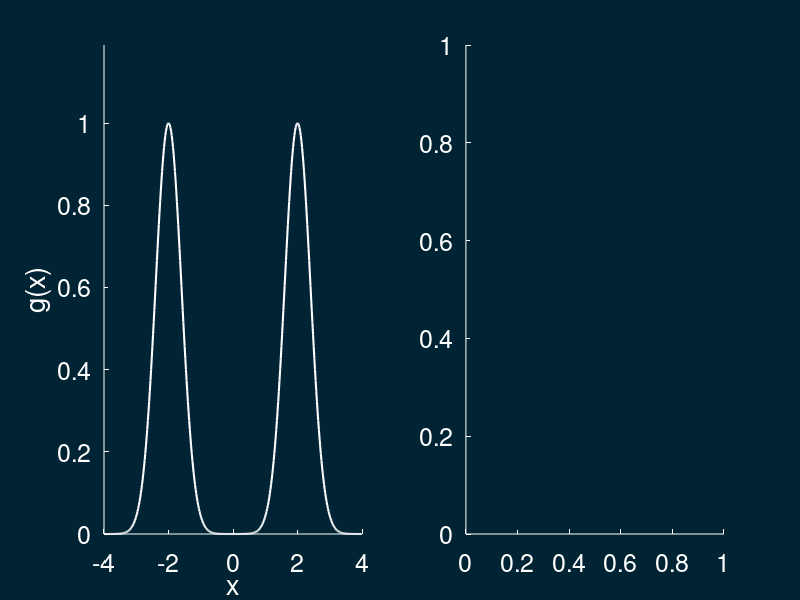

Source code (MATLAB): (Note: this script raises an error after producing the figure.)
% IFTGaussian3.m
% Show ft pairs

writeImgs=1;
figNameExt='GaussFT.jpg';
index=2;
    
    cd('/Users/fred/Documents/teaching/CMP710bCryoEM/710b-Videos/Video_lectures/2.3FT1D/IFT_figs/')
    load origColorOrder % We'll modify the colors a little.
    
    bkd=[0 .14 .2]; % = 0 36 52 in Keynote.
    termColor=[.8 .8 .8];
    tfs=18;  % text label fontsize
    figure(1);
    clf;
    set(gcf,'color',bkd);
    set(gcf,'InvertHardCopy','off');

    %%     Show the FT
    set(gcf,'color',bkd);
    xRange=4;
    uRange=2;
    showPoints=0;
    wr=50;
    xs=(-xRange*wr:xRange*wr-1)'/wr;
    y=(exp(-pi*(xs-2).^2)+exp(-pi*(xs+2).^2));
    y1=2*exp(-pi*xs.^2);
    subplot(121);
    cla;
    set(gca,'color',bkd);
    set(gca,'XColor','w');
    set(gca,'YColor','w');
    
    set(gca,'fontsize',18);
    fy=real(fft(fftshift(y)))/wr;
    
    % plot the original function
    hold on;
    plot(xs,y,'w-','linewidth',1.5,'markersize',8); % true function
    sy=fy(1)/2+0*xs;
    % plot(x2s,sy,'linewidth',1);
    hold off;
    axis([-xRange xRange 0 1.19]);
    %     text(tPos(1),tPos(2),fcnText2,'color','w','fontsize',efs);
    ylabel('g(x)');
    xlabel('x');
    
    subplot(122); % ------display the FT---------
    cla;
    set(gca,'color',bkd);
    set(gca,'XColor','w');
    set(gca,'YColor','w');
    set(gca,'fontsize',18);
    wf=50; % expansion of FT
    df=wf*2*xRange;
    xxs=(-uRange*df:uRange*df-1)'/(df);
    wx=numel(xs)*wf;
    
    yx=Crop(y,numel(xs)*wf); % pad by wf
    fyx=real(fft(fftshift(yx)))/wf;
    fyxs=Crop(fftshift(fyx),numel(xxs));
    
    y1x=Crop(y1,numel(xs)*wf); % pad by wf
    fy1x=real(fft(fftshift(y1x)))/wf;
    fy1xs=Crop(fftshift(fy1x),numel(xxs));
    
    hold on;
    plot(xxs,fy1xs,'-','color',[.5 .5 .5],'linewidth',2);
    plot(xxs,fyxs,'-','color',[1 .7 .7],'linewidth',2);
    plot(xxs,xxs*0,'--','color',[.2 .7 .2]);
    %         plot(xs/2,y,'color',[1 .6 .6]);
    if showPoints
        for i=1:nt+1
            plot((i-1)/(2*uRange),fy(i),'wo','markersize',10,'linewidth',2);
        end;
    end;
    hold off;
    axis([-uRange uRange 1.2*min(fyxs) 1.2*max(fyxs)]);
    ylabel('G(u)');
    xlabel('u');
    
    
    WriteOrPause(index,writeImgs,figNameExt);
return

function WriteOrPause(i,writeImgs,figNameExt)
drawnow;
if writeImgs
    figName=[num2str(i) figNameExt];
    disp(figName);
    print(figName,'-djpeg');
else
    pause(0.5);
end;
end